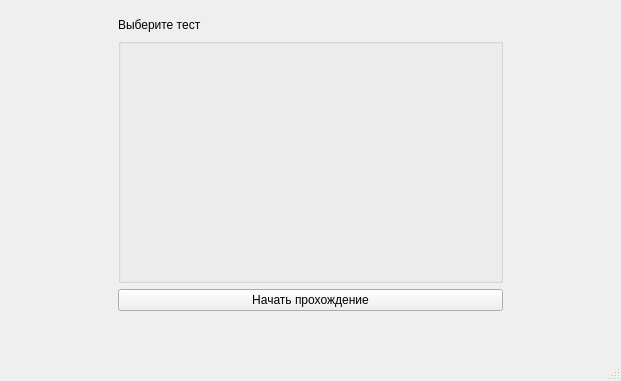
<?xml version="1.0" encoding="UTF-8"?>
<ui version="4.0">
 <class>MainWindow</class>
 <widget class="QMainWindow" name="MainWindow">
  <property name="geometry">
   <rect>
    <x>0</x>
    <y>0</y>
    <width>621</width>
    <height>381</height>
   </rect>
  </property>
  <property name="windowTitle">
   <string>MainWindow</string>
  </property>
  <widget class="QWidget" name="centralwidget">
   <layout class="QHBoxLayout" name="horizontalLayout">
    <item>
     <widget class="QWidget" name="widget" native="true">
      <layout class="QGridLayout" name="gridLayout">
       <item row="0" column="0">
        <layout class="QVBoxLayout" name="verticalLayout">
         <property name="leftMargin">
          <number>100</number>
         </property>
         <property name="rightMargin">
          <number>100</number>
         </property>
         <property name="bottomMargin">
          <number>30</number>
         </property>
         <item>
          <widget class="QLabel" name="label">
           <property name="sizePolicy">
            <sizepolicy hsizetype="Preferred" vsizetype="Fixed">
             <horstretch>0</horstretch>
             <verstretch>0</verstretch>
            </sizepolicy>
           </property>
           <property name="text">
            <string>Выберите тест</string>
           </property>
          </widget>
         </item>
         <item>
          <widget class="QGroupBox" name="groupBox">
           <property name="title">
            <string/>
           </property>
           <layout class="QHBoxLayout" name="horizontalLayout_2"/>
          </widget>
         </item>
         <item>
          <widget class="QPushButton" name="start_btn">
           <property name="text">
            <string>Начать прохождение</string>
           </property>
          </widget>
         </item>
        </layout>
       </item>
      </layout>
     </widget>
    </item>
   </layout>
  </widget>
  <widget class="QMenuBar" name="menubar">
   <property name="geometry">
    <rect>
     <x>0</x>
     <y>0</y>
     <width>621</width>
     <height>21</height>
    </rect>
   </property>
  </widget>
  <widget class="QStatusBar" name="statusbar"/>
 </widget>
 <resources/>
 <connections/>
</ui>
